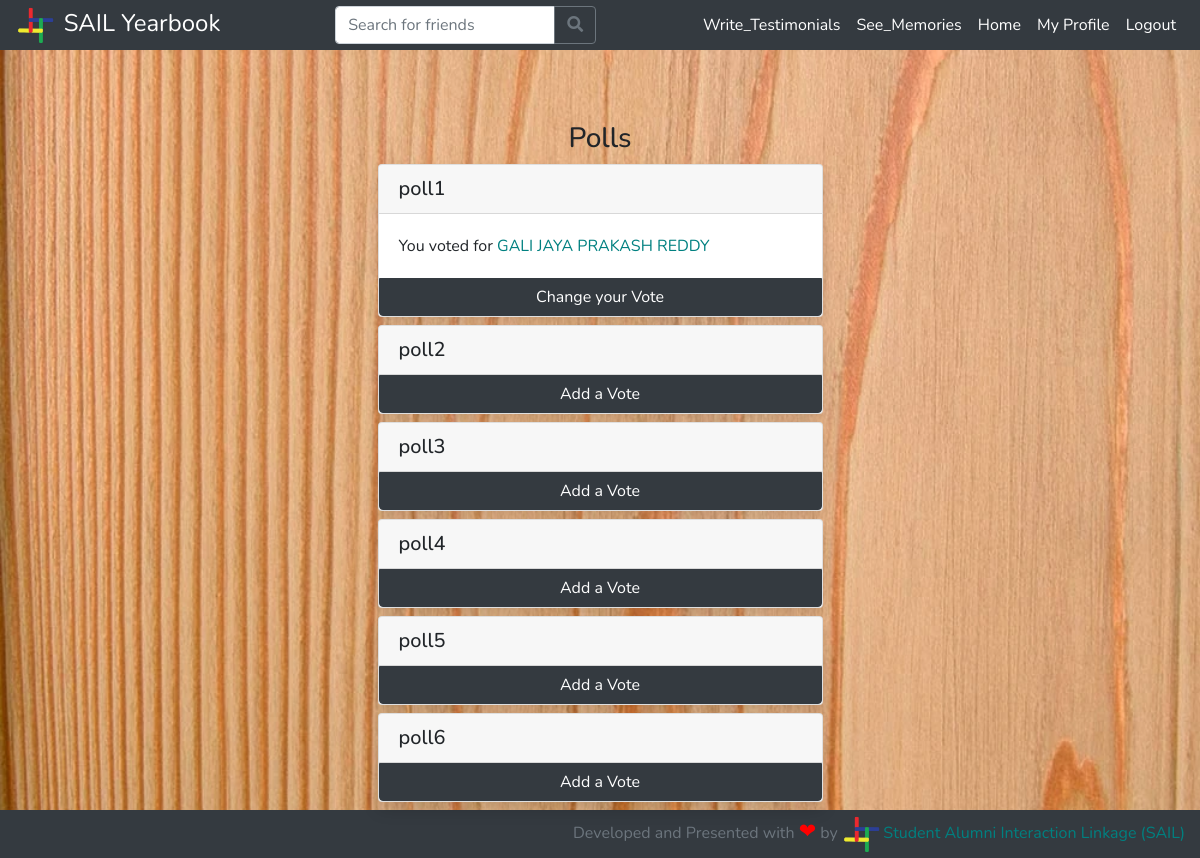
The page /polls/ (signed in) on the database its author committed.
### students/models.py (models this page shows, shortened)
class PollQuestion(models.Model):
    question = models.CharField(max_length=200)

class Profile(models.Model):
    btech = '01'
    mtech = '41'
    phd = '61'
    msc = '21'
    msr = '43'
    ma = '22'
    bdes = '02'
    mdes = '42'
    error = '00'
    program_values = (
        (btech, 'BTech'),
        (mtech, 'MTech'),
        (phd, 'PhD'),
        (msc, 'MSc'),
        (msr, 'MS-R'),
        (ma, 'MA'),
        (bdes, 'BDes'),
        (mdes, 'MDes'),
        (error, 'Error')
    )
    cse = '01'
    ece = '02'
    me = '03'
    ce = '04'
    dd = '05'
    bsbe = '06'
    cl = '07'
    cst = '22'
    eee = '08'
    ma = '23'
    ph = '21'
    rt = '54'
    hss = '41'
    enc = '51'
    env = '52'
    nt = '53'
    lst = '55'
    department_values = (
        (cse, 'Computer Science & Engineering'),
        (ece, 'Electronics & Communication Engineering'),
        (me, 'Mechanical Engineering'),
        (ce, 'Civil Engineering'),
        (dd, 'Design'),
        (bsbe, 'Biosciences & Bioengineering'),
        (cl, 'Chemical Engineering'),
        (cst, 'Chemical Science & Technology'),
        (eee, 'Electronics & Electrical Engineering'),
        (ma, 'Mathematics & Computing'),
        (ph, 'Engineering Physics'),
        (rt, 'Rural Technology'),
        (hss, 'Humanities & Social Sciences'),
        (enc, 'Centre for Energy'),
        (env, 'Centre for Environment'),
        (nt, 'Centre for Nanotechnology'),
        (lst, 'Centre for Linguistic Science & Technology'),
        (error, 'Error')
    )
    profile_pic = models.ImageField(upload_to='profile_pics/', default='profile_pics/no-profile-pic.png')
    user = models.ForeignKey(User, on_delete=models.CASCADE)
    full_name = models.CharField(max_length=100)
    private = models.BooleanField(default=False)
    rollno = models.IntegerField()
    program = models.CharField(max_length=2, choices=program_values)
    department = models.CharField(max_length=3, choices=department_values)
    phone = models.IntegerField(default=+919999999999)
    alt_email = models.EmailField(max_length=300,default="not_found@gmail.com")
    bio = models.TextField(max_length=1000)
    graduating = models.BooleanField(default=False)

### students/views.py (the view)
# urls.py: path('polls/', student_views.polls, name='polls'),
def polls(request):
    if request.method == 'GET':
        if request.user and not request.user.is_anonymous:
            logged_in = True
        else:
            logged_in = False
        if logged_in:
            user = User.objects.filter(username=request.user.username).first()
            poll_questions = PollQuestion.objects.all()
            polls = {}
            if user.is_superuser:
                for question in poll_questions:
                    answers = PollAnswer.objects.filter(question=question)
                    answers_count = answers.count()
                    poll_dict = {}
                    for answer in answers:
                        if answer.answer in poll_dict.keys():
                            poll_dict[answer.answer].append(answer.voted_by)
                        else:
                            poll_dict[answer.answer] = [answer.voted_by]
                    polls[(question, answers_count)] = sorted(poll_dict.items(), key=votes_sort_key, reverse=True)
                context = {
                    'polls': polls,
                    'user': user,
                    'logged_in': logged_in
                }
                return render(request, 'admin_home.html', context)
            else:
                user_profile = Profile.objects.filter(user=user).first()
                if not user_profile.graduating:
                    context = {
                        'user': user,
                        'user_profile': user_profile,
                        'logged_in': logged_in
                    }
                    return render(request, 'polls.html', context)
                else:
                    testimonials = Testimonial.objects.filter(given_to=user_profile).order_by('-id')
                    for question in poll_questions:
                        answers = PollAnswer.objects.filter(question=question)
                        myanswer = answers.filter(voted_by=user_profile).first()
                        if myanswer:
                            myanswer = myanswer.answer
                        else:
                            myanswer = None
                        poll_nominees = []
                        for answer in answers:
                            if answer.answer not in poll_nominees:
                                poll_nominees.append(answer.answer)
                        polls[(question, myanswer)] = sorted(poll_nominees, key=nominees_sort_key)
                    context = {
                        'testimonials': testimonials,
                        'polls': polls,
                        'user': user,
                        'user_profile': user_profile,
                        'logged_in': logged_in
                    }
                    return render(request, 'polls.html', context)
        else:
            return HttpResponseRedirect(reverse('login'))
    else:
        return error404(request)

### students/views.py (called while the page is built)
def nominees_sort_key(item):
    return item.full_name

### students/templates/polls.html (shortened to what this page needs)
{% extends 'base.html' %}
{% block content %}
    <div class="container-fluid">
        <div class="row mx-lg-5 mt-4">
            {% if user_profile.graduating %}
                <div class="col-lg-3"></div>
                <div class="col-lg-6">
                    <h3 class="text-center">Polls</h3>
                    <div class="container">
                        {% for question, nominees in polls.items %}
                            <div class="card shadow my-2 mx-lg-3">
                                <div class="card-header">
                                    <h5 class="mb-0">{{ question.0.question }}</h5>
                                </div>
                                {% if question.1 %}
                                <div class="card-body">
                                    <p class="mb-0">You voted for <a href="{% url 'profile' question.1.user.username %}">{{ question.1.full_name }}</a></p>
                                </div>
                                {% endif %}
                                <button type="button" class="btn btn-dark" style="border-top-right-radius: 0;border-top-left-radius: 0;width: 100%;" data-toggle="modal" data-target="#add-vote-modal-{{ question.0.id }}">
                                    {% if question.1 %}Change your{% else %}Add a{% endif %} Vote
                                </button>
                            </div>
                        {% endfor %}
                    </div>
                </div>
                <div class="col-lg-3"></div>
            {% else %}
                <div class="col-lg-3"></div>
                <div class="col-lg-6">
                    <h2 class="text-center">Search for the graduating batch students, above to give testimonials.</h2>
                </div>
                <div class="col-lg-3"></div>
            {% endif %}
        </div>
    </div>
{% endblock %}

### students/static/css/extra.css (style rules this page uses)
body { background-image:url("../img/wood3.jpg"); background-attachment:fixed; background-position: center; background-size:cover; }

### students/templates/base.html (style rules this page uses)
a { color:teal; }
body { padding-top:50px; }

### rows shown on the page
PollQuestion: question "poll1", full_name "GALI JAYA PRAKASH REDDY", {{ question.0.id }} 1 (drawn), shows "Change your"
PollQuestion: question "poll2", shows "Add a"
PollQuestion: question "poll3", shows "Add a"
PollQuestion: question "poll4", shows "Add a"
PollQuestion: question "poll5", shows "Add a"
PollQuestion: question "poll6", shows "Add a"
